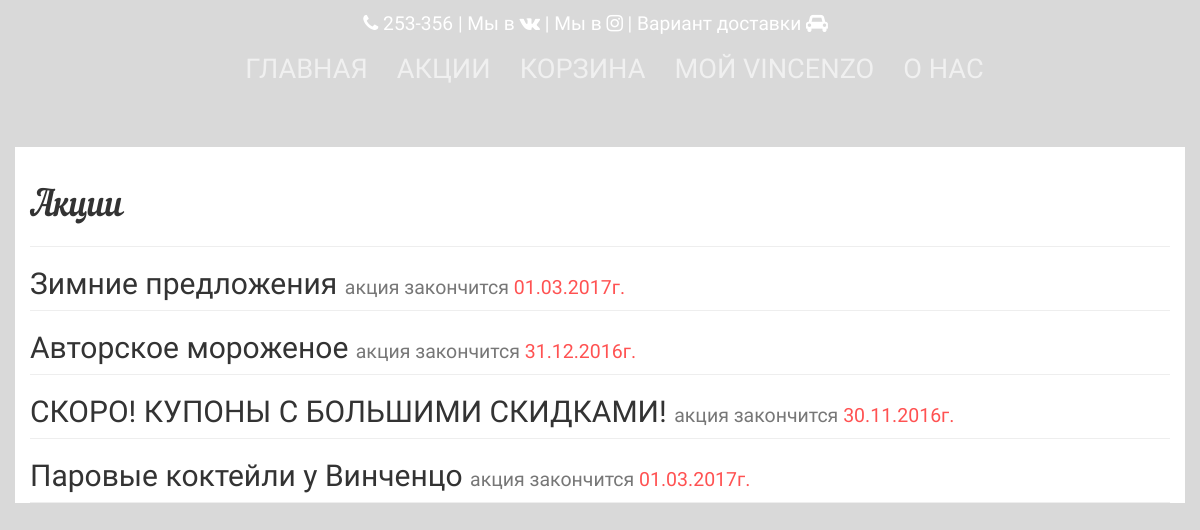
The app's page /sales with its own data.
### app/models.py (models this page shows, shortened)
class Sale(db.Model):
    id = db.Column(db.Integer, primary_key=True, autoincrement=True)
    sale_name = db.Column(db.String(20))
    price_if_have = db.Column(db.Integer)
    to_slider = db.Column(db.Boolean)
    about_sale = db.Column(db.String(255))
    show_url = db.Column(db.Boolean)
    end_sale = db.Column(db.Date)
    img = db.Column(db.String(50))

### app/views.py (the view)
@app.route('/sales', methods=['GET', 'POST'])
def sales():
    select_sales = Sale.query.all()
    return render_template('sale.html', sales=select_sales)

### app/views.py (called while the page is built)
@app.before_request
def before_request():
    delivery = request.cookies.get('delivery')
    if delivery == "deliveryincafe":
        g.deliverymethod = u"В кафе"
        g.global_sale = 0
    elif delivery == "deliverymyself":
        g.deliverymethod = u"Самовывоз"
        g.global_sale = 10
    elif delivery == "deliveryinhome":
        g.deliverymethod = u"Доставка на дом"
        g.global_sale = 0
    else:
        g.deliverymethod = u"Доставка на дом"
        g.global_sale = 0
    g.delivery = delivery
    g.user = current_user

### app/templates/sale.html (shortened to what this page needs)
{% extends "base.html" %} {% block head %}
    <link rel="stylesheet" type="text/css"
          href="{{ url_for('static', filename='fonts/pixelfabric-clothes/style.css') }}"/>
    <link rel="stylesheet" type="text/css"
          href="https://maxcdn.bootstrapcdn.com/font-awesome/4.5.0/css/font-awesome.min.css">
          rel='stylesheet' type='text/css'> {% endblock %}
{% block navigation %}
    {% include "navigation.html" %}
{% endblock %}
{% block body %}
    <div class="container-fluid header-post">
        <div class="row">
            <div class="container content">
                <div class="page-header">
                    <h1>Акции</h1>
                </div>
                {% for sale in sales %}
                    <div class="one-sale">
                        <h2><a href="{{ url_for("one_sale", sale_id=sale.id) }}">{{ sale.sale_name }}
                            {% if sale.end_sale != None %}
                                <small>акция закончится <span>{{ sale.end_sale.strftime('%d.%m.%Y') }}г.</span></small>
                            {% endif %}
                        </a></h2>
                    </div>
                {% endfor %}
            </div>
        </div>
    </div>
{% endblock %}

### records on screen
Sale: sale_name "Зимние предложения", end_sale "01.03.2017"
Sale: sale_name "Авторское мороженое", end_sale "31.12.2016"
Sale: sale_name "СКОРО! КУПОНЫ С БОЛЬШИМИ СКИДКАМИ!", end_sale "30.11.2016"
Sale: sale_name "Паровые коктейли у Винченцо", end_sale "01.03.2017"
